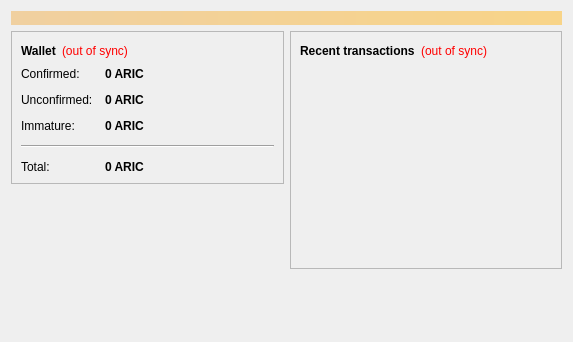
<?xml version="1.0" encoding="UTF-8"?>
<ui version="4.0">
 <class>OverviewPage</class>
 <widget class="QWidget" name="OverviewPage">
  <property name="geometry">
   <rect>
    <x>0</x>
    <y>0</y>
    <width>573</width>
    <height>342</height>
   </rect>
  </property>
  <property name="windowTitle">
   <string>Form</string>
  </property>
  <layout class="QVBoxLayout" name="topLayout">
   <item>
    <widget class="QLabel" name="labelAlerts">
     <property name="visible">
      <bool>false</bool>
     </property>
     <property name="styleSheet">
      <string notr="true">background-color: qlineargradient(x1: 0, y1: 0, x2: 1, y2: 0, stop:0 #F0D0A0, stop:1 #F8D488); color:#000000;</string>
     </property>
     <property name="wordWrap">
      <bool>true</bool>
     </property>
     <property name="margin">
      <number>3</number>
     </property>
    </widget>
   </item>
   <item>
    <layout class="QHBoxLayout" name="horizontalLayout" stretch="1,1">
     <item>
      <layout class="QVBoxLayout" name="verticalLayout_2">
       <item>
        <widget class="QFrame" name="frame">
         <property name="frameShape">
          <enum>QFrame::StyledPanel</enum>
         </property>
         <property name="frameShadow">
          <enum>QFrame::Raised</enum>
         </property>
         <layout class="QVBoxLayout" name="verticalLayout_4">
          <item>
           <layout class="QHBoxLayout" name="horizontalLayout_4">
            <item>
             <widget class="QLabel" name="label_5">
              <property name="font">
               <font>
                <weight>75</weight>
                <bold>true</bold>
               </font>
              </property>
              <property name="text">
               <string>Wallet</string>
              </property>
             </widget>
            </item>
            <item>
             <widget class="QLabel" name="labelWalletStatus">
              <property name="toolTip">
               <string>The displayed information may be out of date. Your wallet automatically synchronizes with the AriesCoin network after a connection is established, but this process has not completed yet.</string>
              </property>
              <property name="styleSheet">
               <string notr="true">QLabel { color: red; }</string>
              </property>
              <property name="text">
               <string notr="true">(out of sync)</string>
              </property>
              <property name="alignment">
               <set>Qt::AlignLeading|Qt::AlignLeft|Qt::AlignVCenter</set>
              </property>
             </widget>
            </item>
            <item>
             <spacer name="horizontalSpacer_2">
              <property name="orientation">
               <enum>Qt::Horizontal</enum>
              </property>
              <property name="sizeHint" stdset="0">
               <size>
                <width>40</width>
                <height>20</height>
               </size>
              </property>
             </spacer>
            </item>
           </layout>
          </item>
          <item>
           <layout class="QFormLayout" name="formLayout_2">
            <property name="fieldGrowthPolicy">
             <enum>QFormLayout::AllNonFixedFieldsGrow</enum>
            </property>
            <property name="horizontalSpacing">
             <number>12</number>
            </property>
            <property name="verticalSpacing">
             <number>12</number>
            </property>
            <item row="0" column="0">
             <widget class="QLabel" name="label">
              <property name="text">
               <string>Confirmed:</string>
              </property>
             </widget>
            </item>
            <item row="0" column="1">
             <widget class="QLabel" name="labelBalance">
              <property name="font">
               <font>
                <weight>75</weight>
                <bold>true</bold>
               </font>
              </property>
              <property name="cursor">
               <cursorShape>IBeamCursor</cursorShape>
              </property>
              <property name="toolTip">
               <string>Your current spendable balance</string>
              </property>
              <property name="text">
               <string notr="true">0 ARIC</string>
              </property>
              <property name="textInteractionFlags">
               <set>Qt::LinksAccessibleByMouse|Qt::TextSelectableByKeyboard|Qt::TextSelectableByMouse</set>
              </property>
             </widget>
            </item>
            <item row="1" column="0">
             <widget class="QLabel" name="label_3">
              <property name="text">
               <string>Unconfirmed:</string>
              </property>
             </widget>
            </item>
            <item row="1" column="1">
             <widget class="QLabel" name="labelUnconfirmed">
              <property name="font">
               <font>
                <weight>75</weight>
                <bold>true</bold>
               </font>
              </property>
              <property name="cursor">
               <cursorShape>IBeamCursor</cursorShape>
              </property>
              <property name="toolTip">
               <string>Total of transactions that have yet to be confirmed, and do not yet count toward the spendable balance</string>
              </property>
              <property name="text">
               <string notr="true">0 ARIC</string>
              </property>
              <property name="textInteractionFlags">
               <set>Qt::LinksAccessibleByMouse|Qt::TextSelectableByKeyboard|Qt::TextSelectableByMouse</set>
              </property>
             </widget>
            </item>
            <item row="2" column="0">
             <widget class="QLabel" name="labelImmatureText">
              <property name="text">
               <string>Immature:</string>
              </property>
             </widget>
            </item>
            <item row="2" column="1">
             <widget class="QLabel" name="labelImmature">
              <property name="font">
               <font>
                <weight>75</weight>
                <bold>true</bold>
               </font>
              </property>
              <property name="toolTip">
               <string>Mined balance that has not yet matured</string>
              </property>
              <property name="text">
               <string notr="true">0 ARIC</string>
              </property>
              <property name="textInteractionFlags">
               <set>Qt::LinksAccessibleByMouse|Qt::TextSelectableByKeyboard|Qt::TextSelectableByMouse</set>
              </property>
             </widget>
            </item>
            <item row="4" column="0">
             <widget class="QLabel" name="labelTotalText">
              <property name="text">
               <string>Total:</string>
              </property>
             </widget>
            </item>
            <item row="4" column="1">
             <widget class="QLabel" name="labelTotal">
              <property name="font">
               <font>
                <weight>75</weight>
                <bold>true</bold>
               </font>
              </property>
              <property name="cursor">
               <cursorShape>IBeamCursor</cursorShape>
              </property>
              <property name="toolTip">
               <string>Your current total balance</string>
              </property>
              <property name="text">
               <string notr="true">0 ARIC</string>
              </property>
              <property name="textInteractionFlags">
               <set>Qt::LinksAccessibleByMouse|Qt::TextSelectableByKeyboard|Qt::TextSelectableByMouse</set>
              </property>
             </widget>
            </item>
            <item row="3" column="0" colspan="2">
             <widget class="Line" name="line">
              <property name="orientation">
               <enum>Qt::Horizontal</enum>
              </property>
             </widget>
            </item>
           </layout>
          </item>
         </layout>
        </widget>
       </item>
       <item>
        <spacer name="verticalSpacer">
         <property name="orientation">
          <enum>Qt::Vertical</enum>
         </property>
         <property name="sizeHint" stdset="0">
          <size>
           <width>20</width>
           <height>40</height>
          </size>
         </property>
        </spacer>
       </item>
      </layout>
     </item>
     <item>
      <layout class="QVBoxLayout" name="verticalLayout_3">
       <item>
        <widget class="QFrame" name="frame_2">
         <property name="frameShape">
          <enum>QFrame::StyledPanel</enum>
         </property>
         <property name="frameShadow">
          <enum>QFrame::Raised</enum>
         </property>
         <layout class="QVBoxLayout" name="verticalLayout">
          <item>
           <layout class="QHBoxLayout" name="horizontalLayout_2">
            <item>
             <widget class="QLabel" name="label_4">
              <property name="text">
               <string>&lt;b&gt;Recent transactions&lt;/b&gt;</string>
              </property>
             </widget>
            </item>
            <item>
             <widget class="QLabel" name="labelTransactionsStatus">
              <property name="toolTip">
               <string>The displayed information may be out of date. Your wallet automatically synchronizes with the AriesCoin network after a connection is established, but this process has not completed yet.</string>
              </property>
              <property name="styleSheet">
               <string notr="true">QLabel { color: red; }</string>
              </property>
              <property name="text">
               <string notr="true">(out of sync)</string>
              </property>
              <property name="alignment">
               <set>Qt::AlignRight|Qt::AlignTrailing|Qt::AlignVCenter</set>
              </property>
             </widget>
            </item>
            <item>
             <spacer name="horizontalSpacer">
              <property name="orientation">
               <enum>Qt::Horizontal</enum>
              </property>
              <property name="sizeHint" stdset="0">
               <size>
                <width>40</width>
                <height>20</height>
               </size>
              </property>
             </spacer>
            </item>
           </layout>
          </item>
          <item>
           <widget class="QListView" name="listTransactions">
            <property name="styleSheet">
             <string notr="true">QListView { background: transparent; }</string>
            </property>
            <property name="frameShape">
             <enum>QFrame::NoFrame</enum>
            </property>
            <property name="verticalScrollBarPolicy">
             <enum>Qt::ScrollBarAlwaysOff</enum>
            </property>
            <property name="horizontalScrollBarPolicy">
             <enum>Qt::ScrollBarAlwaysOff</enum>
            </property>
            <property name="selectionMode">
             <enum>QAbstractItemView::NoSelection</enum>
            </property>
           </widget>
          </item>
         </layout>
        </widget>
       </item>
       <item>
        <spacer name="verticalSpacer_2">
         <property name="orientation">
          <enum>Qt::Vertical</enum>
         </property>
         <property name="sizeHint" stdset="0">
          <size>
           <width>20</width>
           <height>40</height>
          </size>
         </property>
        </spacer>
       </item>
      </layout>
     </item>
    </layout>
   </item>
  </layout>
 </widget>
 <resources/>
 <connections/>
</ui>
